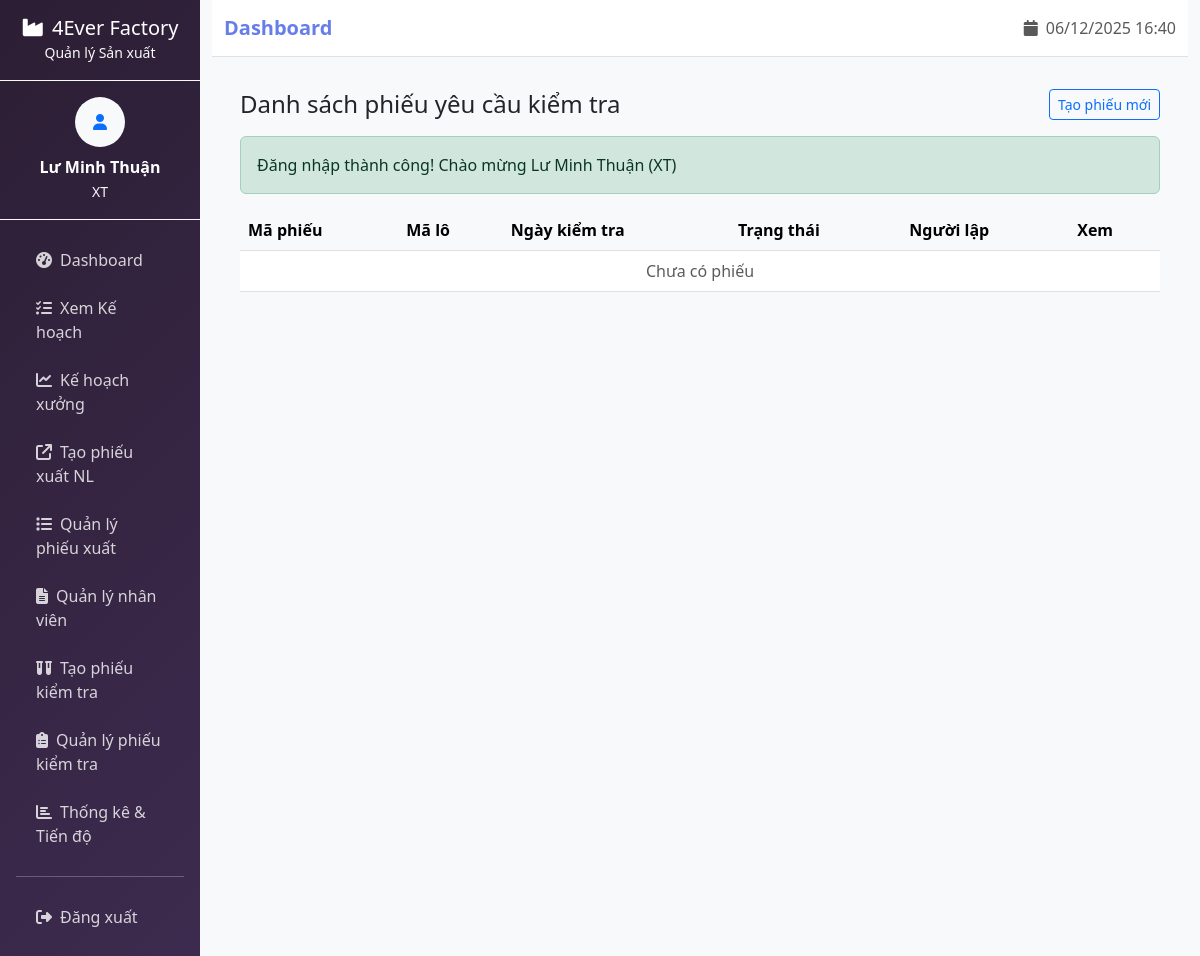
Page /phieu-kiem-tra/index (signed in) on the earlier database version.
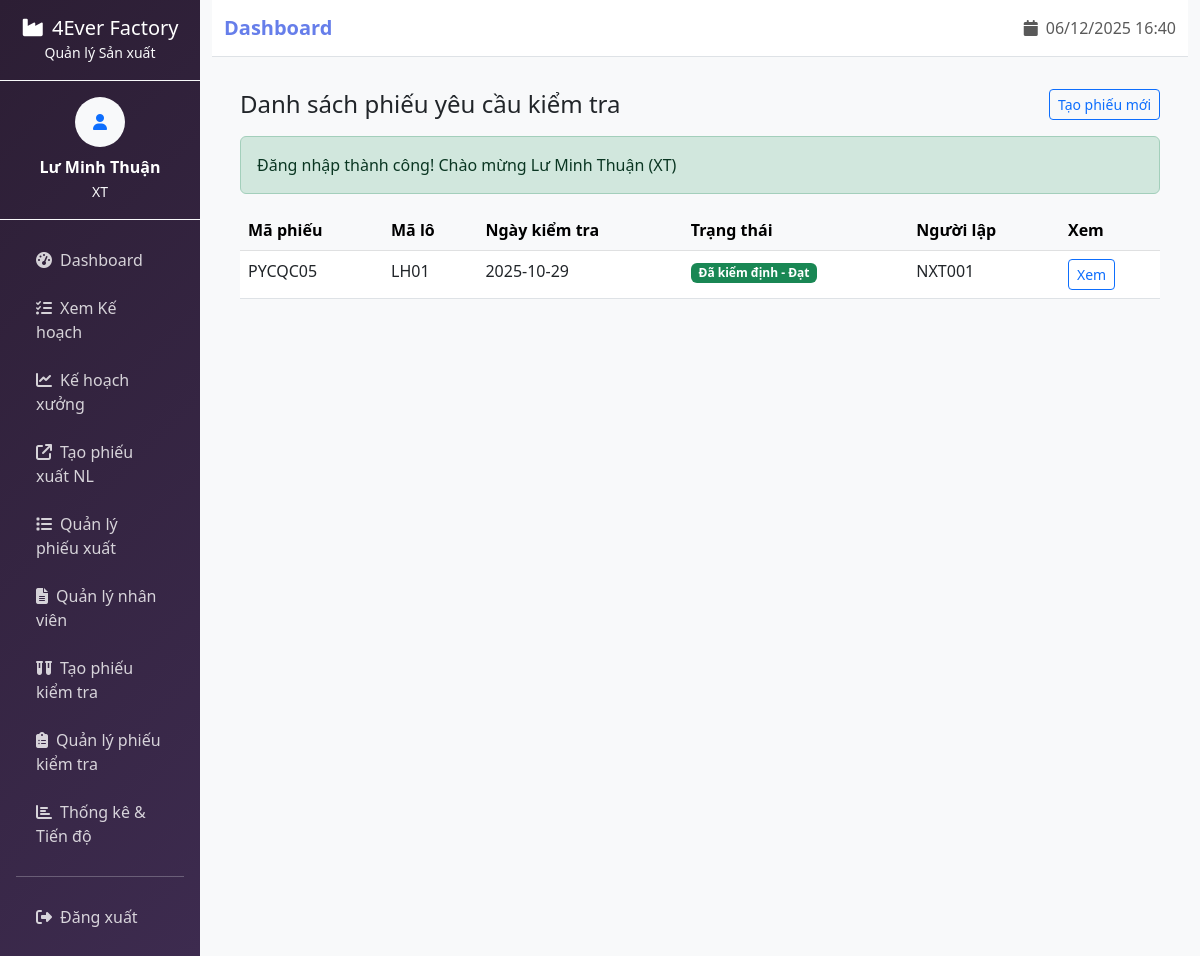
Same page on the later database version.
### tables this page shows
CREATE TABLE `phieuyeucaukiemtralosp` (
  `MaPhieuKT` varchar(10) NOT NULL,
  `MaLoHang` varchar(10) NOT NULL,
  `NgayKiemTra` date NOT NULL DEFAULT curdate(),
  `MaNV` varchar(10) NOT NULL,
  `TrangThai` varchar(20) NOT NULL DEFAULT 'Chờ kiểm tra',
  `KetQua` varchar(50) DEFAULT NULL
);

### app/views/xuongtruong/phieu_kiem_tra_sp/list.php (the view, shortened to what the changed rows need)
<div class="container mt-3">
  <div class="d-flex justify-content-between align-items-center mb-3">
    <h4 class="mb-0">Danh sách phiếu yêu cầu kiểm tra</h4>
    <div>
      <a class="btn btn-outline-primary btn-sm" href="<?php echo BASE_URL; ?>phieu-kiem-tra/create">Tạo phiếu mới</a>
    </div>
  </div>
  <?php if (!empty($_SESSION['success'])): ?>
    <div class="alert alert-success"><?php echo htmlspecialchars($_SESSION['success']); unset($_SESSION['success']); ?></div>
  <?php endif; ?>
  <div class="table-responsive">
    <table class="table table-hover">
      <thead class="table-light">
        <tr>
          <th>Mã phiếu</th>
          <th>Mã lô</th>
          <th>Ngày kiểm tra</th>
          <th>Trạng thái</th>
          <th>Người lập</th>
          <th>Xem</th>
        </tr>
      </thead>
      <tbody>
      <?php if (empty($rows ?? [])): ?>
        <tr><td colspan="6" class="text-center text-muted">Chưa có phiếu</td></tr>
      <?php else: ?>
        <?php foreach ($rows as $r): ?>
          <?php
            $trangThai = $r['TrangThai'] ?? '';
            $badgeClass = 'secondary';
            if (stripos($trangThai, 'Đạt') !== false || stripos($trangThai, 'đạt') !== false) {
                $badgeClass = 'success';
            }
            elseif (stripos($trangThai, 'Không đạt') !== false || stripos($trangThai, 'không đạt') !== false) {
                $badgeClass = 'danger';
            }
            elseif ($trangThai === 'Chờ xử lý' || $trangThai === 'Chờ kiểm tra') {
                $badgeClass = 'warning text-dark';
            }
            elseif ($trangThai === 'Đã duyệt') {
                $badgeClass = 'success';
            }
            elseif ($trangThai === 'Nháp') {
                $badgeClass = 'secondary';
            }
          ?>
          <tr>
            <td><?php echo htmlspecialchars($r['MaPhieuKT'] ?? ''); ?></td>
            <td><?php echo htmlspecialchars($r['MaLoHang'] ?? ''); ?></td>
            <td><?php echo htmlspecialchars($r['ngay_kiemtra'] ?? ''); ?></td>
            <td><span class="badge bg-<?php echo $badgeClass; ?>"><?php echo htmlspecialchars($r['TrangThai'] ?? ''); ?></span></td>
            <td><?php echo htmlspecialchars($r['MaNV'] ?? ''); ?></td>
            <td>
              <a class="btn btn-sm btn-outline-primary" href="<?php echo BASE_URL; ?>phieu-kiem-tra/view?ma=<?php echo urlencode($r['MaPhieuKT'] ?? ''); ?>">Xem</a>
            </td>
          </tr>
        <?php endforeach; ?>
      <?php endif; ?>
      </tbody>
    </table>
  </div>
</div>
<?php $content = ob_get_clean(); include APP_PATH . '/views/layouts/main.php'; ?>

### app/Router.php (shortened to what the changed rows need)
<?php
class Router {
    private $routes = [];
    public function addRoute($method, $path, $controller, $action) {
        $this->routes[] = [
            'method' => strtoupper($method),
            'path' => $path,
            'controller' => $controller,
            'action' => $action
        ];
    }
    public function dispatch() {
        $requestMethod = $_SERVER['REQUEST_METHOD'];
        $requestPath = parse_url($_SERVER['REQUEST_URI'], PHP_URL_PATH);
        $basePath = '/4Ever';
        if (strpos($requestPath, $basePath) === 0) {
            $requestPath = substr($requestPath, strlen($basePath));
        }
        foreach ($this->routes as $route) {
            $matchResult = $this->matchPath($route['path'], $requestPath);
            if ($route['method'] === $requestMethod && $matchResult !== false) {
                $controllerName = $route['controller'];
                $actionName = $route['action'];
                $controllerFile = APP_PATH . '/controllers/' . $controllerName . '.php';
                if (file_exists($controllerFile)) {
                    $controller = new $controllerName();
                    if (method_exists($controller, $actionName)) {
                        if (is_array($matchResult) && count($matchResult) > 0) {
                            $controller->$actionName(...$matchResult);
                        } else {
                            $controller->$actionName();
                        }
                        return;
                    }
                }
            }
        }
    }
    private function matchPath($routePath, $requestPath) {
        if (strpos($routePath, '(.*)') !== false) {
            return false;
        }
        return $routePath === $requestPath ? [] : false;
    }
}
?>

### app/views/layouts/main.php (shortened to what the changed rows need)
<?php
if (!function_exists('getRoleDisplayName')) {
  function getRoleDisplayName($role) {
    $roleNames = [
      'ban_giam_doc'        => 'Ban Giám Đốc',
      'nhan_vien_ke_hoach'  => 'Nhân viên Kế hoạch',
      'xuong_truong'        => 'Xưởng trưởng',
      'to_truong'           => 'Tổ trưởng',
      'nhan_vien_qc'        => 'Nhân viên QC',
      'nhan_vien_kho_nl'    => 'Nhân viên Kho Nguyên Liệu',
      'nhan_vien_kho_tp'    => 'Nhân viên Kho Thành Phẩm',
      'cong_nhan'           => 'Công nhân',
      'admin'               => 'Quản trị viên',
    ];
    return $roleNames[$role] ?? $role;
  }
}
?>
<!DOCTYPE html>
<html lang="vi">
<head>
  <link href="https://cdn.jsdelivr.net/npm/bootstrap@5.3.0/dist/css/bootstrap.min.css" rel="stylesheet">
  <link href="https://cdnjs.cloudflare.com/ajax/libs/font-awesome/6.4.0/css/all.min.css" rel="stylesheet">
</head>
<body class="<?= htmlspecialchars($pageBodyClass ?? '') ?>">
  <div class="container-fluid">
    <div class="row">
      <div class="col-md-3 col-lg-2 sidebar px-0">
        <div class="d-flex flex-column h-100">
          <?php if (isset($_SESSION['user_id'])): ?>
            <div class="p-3 text-center border-bottom border-light">
              <h5 class="text-white mb-0">
                <i class="fas fa-industry me-2"></i>4Ever Factory
              </h5>
              <small class="text-light">Quản lý Sản xuất</small>
            </div>
            <div class="p-3 border-bottom border-light">
              <div class="text-center">
                <div class="rounded-circle bg-light d-inline-flex align-items-center justify-content-center"
                     style="width: 50px; height: 50px;">
                  <i class="fas fa-user text-primary"></i>
                </div>
                <div class="mt-2">
                  <div class="text-white fw-bold"><?= htmlspecialchars($_SESSION['full_name'] ?? 'Người dùng') ?></div>
                  <small class="text-light">
                    <?= htmlspecialchars(getRoleDisplayName($_SESSION['user_role'] ?? '')) ?>
                  </small>
                </div>
              </div>
            </div>
            <?php
              $roleRaw = $_SESSION['user_role'] ?? '';
              $roleMap = [
                'KH' => 'kh', 'BGD' => 'bgd', 'XT' => 'xt', 'TT' => 'tt',
                'QC' => 'qc', 'NVK' => 'nvk', 'CN' => 'cn', 'ADMIN' => 'admin',
                'ban_giam_doc' => 'bgd', 'nhan_vien_ke_hoach' => 'kh',
                'xuong_truong' => 'xt', 'to_truong' => 'tt',
                'nhan_vien_qc' => 'qc', 'nhan_vien_kho_nl' => 'nvk',
                'cong_nhan' => 'cn', 'admin' => 'admin'
              ];
              $role = strtolower($roleMap[$roleRaw] ?? $roleRaw);
              $sidebarFile = APP_PATH . '/views/layouts/sidebar/' . $role . '.php';
              if (file_exists($sidebarFile)) include $sidebarFile;
              else include APP_PATH . '/views/layouts/sidebar/default.php';
            ?>
          <?php endif; ?>
        </div>
      </div>
      <div class="col-md-9 col-lg-10 main-content">
        <nav class="navbar navbar-expand-lg navbar-light bg-white border-bottom">
          <div class="container-fluid">
            <?php
              $roleRaw = $_SESSION['user_role'] ?? '';
              $roleMap = [
                'KH' => 'kehoachsanxuat', 'BGD' => 'giamdoc',
                'XT' => 'xuongtruong', 'TT' => 'totruong',
                'QC' => 'qc', 'NVK' => 'kho', 'CN' => 'congnhan', 'ADMIN' => 'admin',
                'ban_giam_doc' => 'giamdoc', 'nhan_vien_ke_hoach' => 'kehoachsanxuat',
                'xuong_truong' => 'xuongtruong', 'to_truong' => 'totruong',
                'nhan_vien_qc' => 'qc', 'nhan_vien_kho_nl' => 'kho',
                'cong_nhan' => 'congnhan', 'admin' => 'admin'
              ];
              $roleSlug = strtolower($roleMap[$roleRaw] ?? 'dashboard');
              $dashboardUrl = BASE_URL . $roleSlug . '/dashboard';
            ?>
            <a class="navbar-brand" href="<?= htmlspecialchars($dashboardUrl) ?>">
              <?php
                $isXuatNVL = false;
                echo $isXuatNVL ? 'Xuất nguyên vật liệu' : htmlspecialchars($pageTitle ?? 'Dashboard');
              ?>
            </a>
            <div class="navbar-nav ms-auto">
              <span class="navbar-text">
                <i class="fas fa-calendar me-1"></i>
                <?= date('d/m/Y H:i') ?>
              </span>
            </div>
          </div>
        </nav>
        <div class="p-3">
          <?= $content ?>
        </div>
      </div>
    </div>
  </div>

### app/views/layouts/sidebar/xt.php
<nav class="nav flex-column p-3">
    <a class="nav-link" href="<?php echo BASE_URL; ?>xuongtruong/dashboard">
        <i class="fas fa-tachometer-alt me-2"></i>Dashboard
    </a>
    <a class="nav-link" href="<?php echo BASE_URL; ?>xuongtruong/xemkehoachsanxuat">
        <i class="fas fa-tasks me-2"></i>Xem Kế hoạch
    </a>
    <a class="nav-link" href="<?php echo BASE_URL; ?>xuongtruong/lapkehoachcapxuong">
        <i class="fas fa-chart-line me-2"></i>Kế hoạch xưởng
    </a>
    <a class="nav-link" href="<?php echo BASE_URL; ?>yeucauxuat">
        <i class="fas fa-arrow-up-right-from-square me-2"></i>Tạo phiếu xuất NL
    </a>
    <a class="nav-link" href="<?php echo BASE_URL; ?>yeucauxuat/list">
        <i class="fas fa-list me-2"></i>Quản lý phiếu xuất
    </a>
    <a class="nav-link" href="<?php echo BASE_URL; ?>xuongtruong/quanlynhanvien">
        <i class="fas fa-file-alt me-2"></i>Quản lý nhân viên
    </a>
    <a class="nav-link" href="<?php echo BASE_URL; ?>phieu-kiem-tra/create">
        <i class="fas fa-vials me-2"></i>Tạo phiếu kiểm tra
    </a>
    <a class="nav-link" href="<?php echo BASE_URL; ?>phieu-kiem-tra/index">
        <i class="fas fa-clipboard-list me-2"></i>Quản lý phiếu kiểm tra
    </a>
    <a class="nav-link" href="<?php echo BASE_URL; ?>xuongtruong/tien-do">
        <i class="fas fa-chart-bar me-2"></i>Thống kê & Tiến độ
    </a>
    <hr class="border-light">
    <a class="nav-link" href="<?php echo BASE_URL; ?>logout">
        <i class="fas fa-sign-out-alt me-2"></i>Đăng xuất
    </a>
</nav>

Differences in the rows shown:
added phieuyeucaukiemtralosp: MaPhieuKT "PYCQC05", MaLoHang "LH01", ngay_kiemtra "2025-10-29", TrangThai "Đã kiểm định - Đạt", MaNV "NXT001"
Other differences:
list line gone: "Chưa có phiếu"
